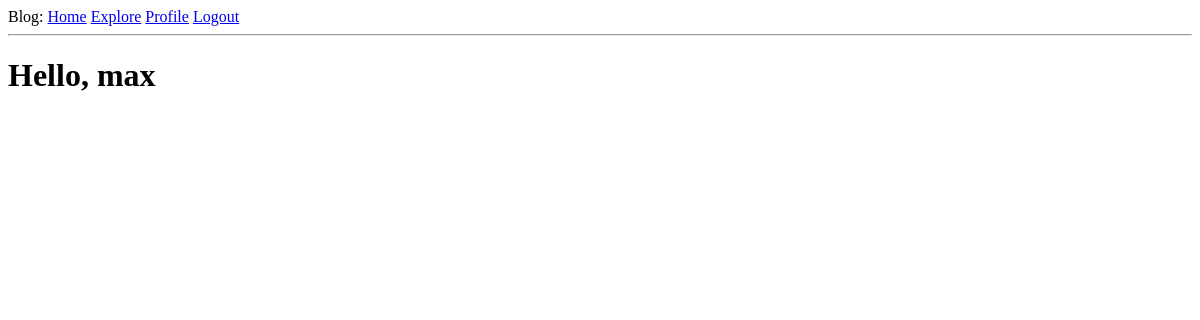
The page /explore (signed in) on the database as committed earlier.
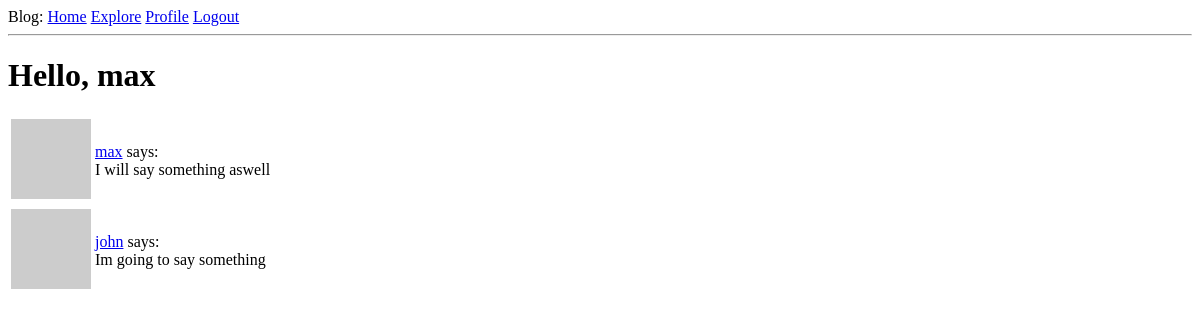
The same page on the database as committed later.
### app/models.py (models this page shows, shortened)
class User(UserMixin, db.Model):
    id = db.Column(db.Integer, primary_key=True)
    username = db.Column(db.String(64), unique=True, index=True)
    email = db.Column(db.String(128), unique=True, index=True)
    password_hash = db.Column(db.String(128))
    posts = db.relationship('Post', backref='author', lazy='dynamic')
    about_me = db.Column(db.String(140))
    last_seen = db.Column(db.DateTime, default=datetime.utcnow)
    followed = db.relationship(
        'User', secondary=followers,
        primaryjoin=(followers.c.follower_id == id),
        secondaryjoin=(followers.c.followed_id == id),
        backref=db.backref('followers', lazy='dynamic'), lazy='dynamic')
    def avatar(self, size):
        digest = md5(self.email.lower().encode('utf-8')).hexdigest()
        return 'https://www.gravatar.com/avatar/{}?d=identicon&s={}'.format(digest, size)

class Post(db.Model):
    id = db.Column(db.Integer, primary_key=True)
    body = db.Column(db.String(140))
    timestamp = db.Column(db.DateTime, index=True, default=datetime.utcnow)
    user_id = db.Column(db.Integer, db.ForeignKey('user.id'))

### app/routes.py (the view)
@app.route('/explore')
@login_required
def explore():
    posts = Post.query.order_by(Post.timestamp.desc()).all()
    return render_template('index.html', title='Explore', posts=posts)

### app/models.py (called while the page is built)
@login.user_loader
def load_user(id):
    return User.query.get(int(id))

### app/routes.py (called while the page is built)
@app.before_request
def before_request():
    if current_user.is_authenticated:
        current_user.last_seen = datetime.utcnow()
        db.session.commit()

### app/templates/index.html (shortened to what this page needs)
{% extends "base.html" %}
{% block content %}
    <h1>Hello, {{ current_user.username }}</h1>
    {% for post in posts %}
        {% include '_post.html' %}
    {% endfor %}
{% endblock %}

### app/templates/base.html (shortened to what this page needs)
<!DOCTYPE html>
<html lang="en">
<head>
</head>
<body>
<div>
    Blog:
    <a href="{{ url_for('index') }}">Home</a>
    <a href="{{ url_for('explore') }}">Explore</a>
    {% if current_user.is_anonymous %}
        <a href="{{ url_for('login') }}">Login</a>
    {% else %}
        <a href="{{ url_for('user', username=current_user.username) }}">Profile</a>
        <a href="{{ url_for('logout') }}">Logout</a>
    {% endif %}
</div>
<hr>
{% block content %}{% endblock %}
</body>
</html>

### app/templates/_post.html
<table>
    <tr align="top">
        <td><img src="{{ post.author.avatar(36) }}" alt=""></td>
        <td>
            <a href="url_for('user', username=post.author.username)">{{ post.author.username }}</a>
            says:<br> {{ post.body }}</td>
    </tr>
</table>

Rows that differ between the two databases and show on the page:
added Post: author.username "max", body "I will say something aswell"
added Post: author.username "john", body "Im going to say something"
